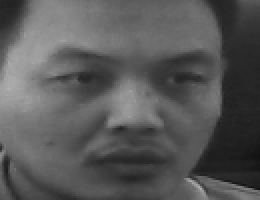
#> input picture datasets/AMARIT/1.png, 130 x 100 px (shown 2 times larger)
$ python face_rec.py
#> lines starting #> are read from the running program, lines starting #| are printed output that depends on the picture; after the words box and inside, x2 and y2 are one past the last pixel; in counts of white or black regions, pixels touching at a corner belong together
import numpy, os, sys
import numpy as np
import cv2
# Load the Haar cascade file
#face_cascade = cv2.CascadeClassifier('haarcascade_frontalface_default.xml')
#cap = cv2.VideoCapture(0)
haar_file = 'haarcascade_frontalface_default.xml'
datasets = 'datasets'

print('วิทยาการคอมพิวเตอร์รุ่นที่20...')

(images, labels, names, id) = ([], [], {}, 0)
for (subdirs, dirs, files) in os.walk(datasets):
    for subdir in dirs:
        names[id] = subdir
        subjectpath = os.path.join(datasets, subdir)
        for filename in os.listdir(subjectpath):
            path = subjectpath + '/' + filename
            label = id
            images.append(cv2.imread(path, 0))
            labels.append(int(label))
        id += 1
#> id = 1
(width, height) = (130, 100)


(images, labels) = [numpy.array(lis) for lis in [images, labels]]

model = cv2.face.LBPHFaceRecognizer_create()
#model = cv2.createLBPHFaceRecognizer()
model.train(images, labels)

face_cascade = cv2.CascadeClassifier(haar_file)
webcam = cv2.VideoCapture(0)
while True:
    (_, im) = webcam.read()
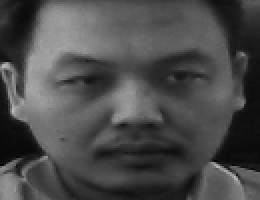
#> input picture datasets/AMARIT/12.png, 130 x 100 px, given in place of the camera (shown 2 times larger)
#> im is the input picture: shape (100, 130, 3); min 4, max 186, mean 74.9
    gray = cv2.cvtColor(im, cv2.COLOR_BGR2GRAY)
    faces = face_cascade.detectMultiScale(gray, 1.3, 5)
    for (x,y,w,h) in faces:
        cv2.rectangle(im,(x,y),(x+w,y+h),(255,0,0),2)
        face = gray[y:y + h, x:x + w]
        face_resize = cv2.resize(face, (width, height))

        prediction = model.predict(face_resize)
        cv2.rectangle(im, (x, y), (x + w, y + h), (0, 255, 0), 3)

        if prediction[1]<100:
            print('write databases');
            cv2.putText(im,'%s - %.0f' % (names[prediction[0]],prediction[1]),(x-10, y-10), cv2.FONT_HERSHEY_PLAIN,3,(0, 255, 0))
        else:
             cv2.putText(im,'Unknow!!!',(x-10, y-10), cv2.FONT_HERSHEY_PLAIN,1,(0, 255, 0))
#> this loop made 1 pass
#> pass 1, `face = gray[y:y + h, x:x + w]`:
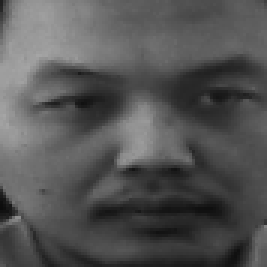
#> face: shape (89, 89) (shown 3 times larger); min 12, max 165, mean 84.1
#> pass 1, `face_resize = cv2.resize(face, (width, height))`:
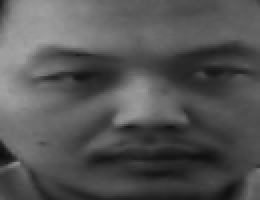
#> face_resize: shape (100, 130) (shown 2 times larger); min 12, max 163, mean 84
#> after the loop:
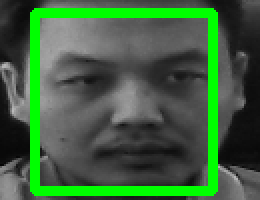
#> im: shape (100, 130, 3) (shown 2 times larger); 13.6% of pixels changed, all inside (x1, y1, x2, y2) = (15, 4, 109, 98)


    cv2.imshow('OpenCV', im)
    if cv2.waitKey(1) & 0xFF == ord('q'):
#> (key q is pressed here)
        break

cv2.destroyAllWindows()
